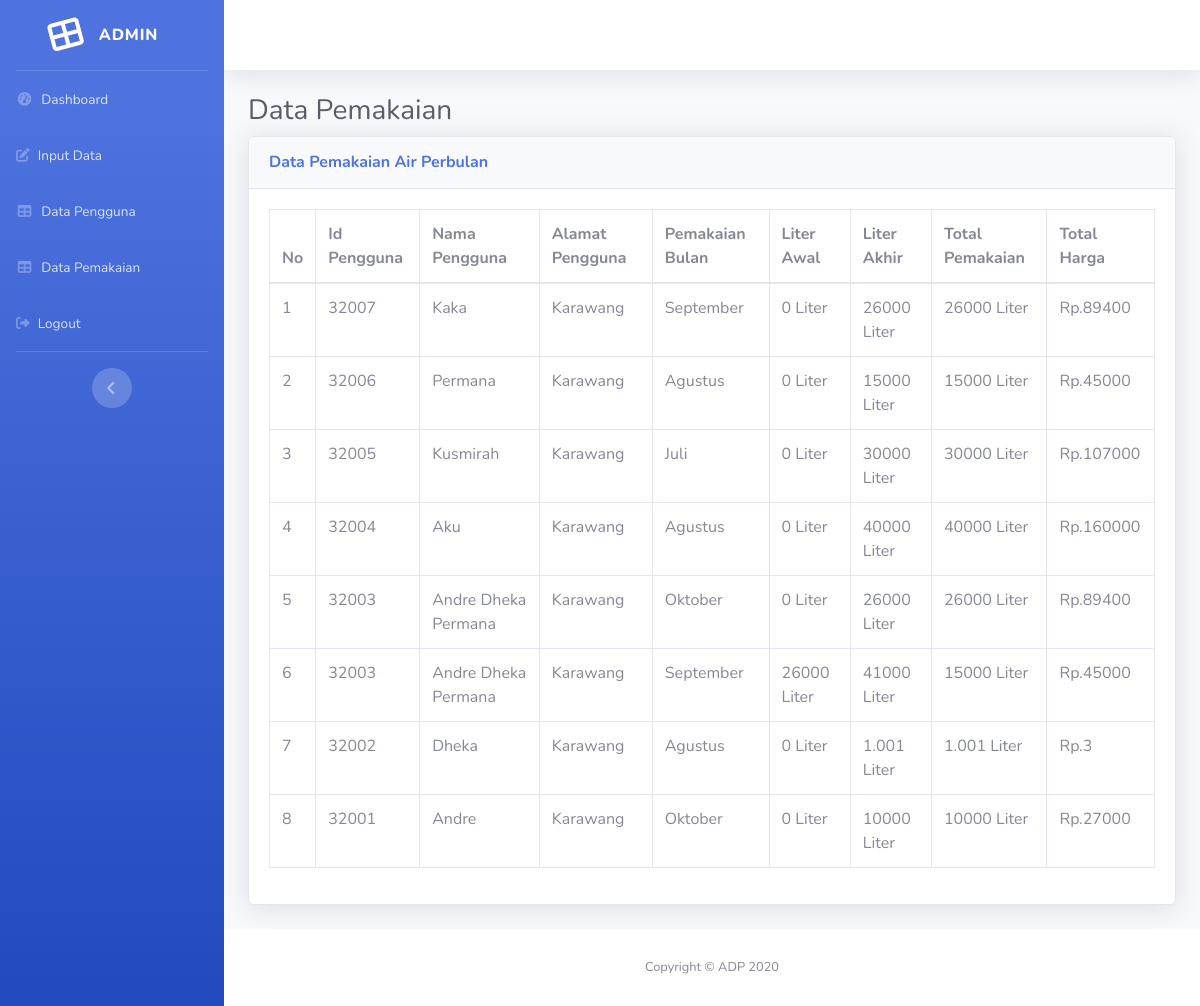
/ProjekTA20/tabel_pemakaian.php, run on the app's committed database.
### tables this page shows
CREATE TABLE `data_pemakaian` (
  `no` int(255) NOT NULL,
  `id` int(255) NOT NULL,
  `nama` varchar(255) NOT NULL,
  `alamat` varchar(255) NOT NULL,
  `bulan` varchar(255) NOT NULL,
  `liter_awal` float NOT NULL,
  `liter_akhir` float NOT NULL,
  `liter` float NOT NULL,
  `total_harga` int(255) NOT NULL
);

### ProjekTA20/tabel_pemakaian.php (the view, shortened to what this page needs)
<?php
include ("koneksi.php");
?>
<!DOCTYPE html>
<html lang="en">
<head>
  <link href="vendor/fontawesome-free/css/all.min.css" rel="stylesheet" type="text/css">
  <link href="css/sb-admin-2.min.css" rel="stylesheet">
  <link href="vendor/datatables/dataTables.bootstrap4.min.css" rel="stylesheet">
</head>
<body id="page-top">
  <div id="wrapper">
    <ul class="navbar-nav bg-gradient-primary sidebar sidebar-dark accordion" id="accordionSidebar">
     <a class="sidebar-brand d-flex align-items-center justify-content-center" href="home.php">
        <div class="sidebar-brand-icon rotate-n-15">
          <i class="fas fa-th-large"></i>
        </div>
        <div class="sidebar-brand-text mx-3">ADMIN<sup></sup></div>
      </a>
      <hr class="sidebar-divider my-0">
      <li class="nav-item">
        <a class="nav-link" href="home.php">
          <i class="fas fa-fw fa-tachometer-alt"></i>
          <span>Dashboard</span></a>
      </li>
      <li class="nav-item">
        <a class="nav-link" href="input_data.php">
          <i class="fas fa-edit"></i>
          <span>Input Data</span></a>
      </li>
      <li class="nav-item">
        <a class="nav-link" href="tabel_pengguna.php">
          <i class="fas fa-fw fa-table"></i>
          <span>Data Pengguna</span></a>
      </li>
      <li class="nav-item">
        <a class="nav-link" href="tabel_pemakaian.php">
          <i class="fas fa-fw fa-table"></i>
          <span>Data Pemakaian</span></a>
      </li>
      <li class="nav-item">
        <a class="nav-link" href="index.php">
          <i class="fas fa-sign-out-alt"></i>
          <span>Logout</span></a>
      </li>
      <hr class="sidebar-divider d-none d-md-block">
      <div class="text-center d-none d-md-inline">
        <button class="rounded-circle border-0" id="sidebarToggle"></button>
      </div>
    </ul>
    <div id="content-wrapper" class="d-flex flex-column">
      <div id="content">
        <nav class="navbar navbar-expand navbar-light bg-white topbar mb-4 static-top shadow">
        </nav>
        <div class="container-fluid">
          <h1 class="h3 mb-2 text-gray-800">Data Pemakaian</h1>
          <div class="card shadow mb-4">
            <div class="card-header py-3">
              <h6 class="m-0 font-weight-bold text-primary">Data Pemakaian Air Perbulan</h6>
            </div>
            <div class="card-body">
              <div class="table-responsive">
                <table class="table table-bordered" id="dataTable" width="100%" cellspacing="0">
      <thead>
       <tr>
           <th>No</th>
           <th>Id Pengguna</th>
           <th>Nama Pengguna</th>
           <th>Alamat Pengguna</th>
           <th>Pemakaian Bulan</th>
           <th>Liter Awal</th>
           <th>Liter Akhir</th>
           <th>Total Pemakaian</th>
           <th>Total Harga</th>
       </tr>
       </thead>
       <tbody>
<?php
      $ambildata=mysqli_query($koneksi, "SELECT * FROM data_pemakaian ORDER BY id DESC");
      $no_urut=0;
      while($row=mysqli_fetch_array($ambildata)){
      $no_urut++;
?>
       <tr>
           <td><?php echo $no_urut ?></td>
           <td><?php echo $row['id'];?></td>
           <td><?php echo $row['nama'];?></td>
           <td><?php echo $row['alamat'];?></td>
           <td><?php echo $row['bulan'];?></td>
           <td><?php echo $row['liter_awal'];?> Liter</td>
           <td><?php echo $row['liter_akhir'];?> Liter</td>
           <td><?php echo $row['liter'];?> Liter</td>
           <td>Rp.<?php echo $row['total_harga'];?></td>
       </tr>
<?php
}
?>
                  </tbody>
                </table>
              </div>
            </div>
          </div>
        </div>
      </div>
      <footer class="sticky-footer bg-white">
        <div class="container my-auto">
          <div class="copyright text-center my-auto">
            <span>Copyright &copy; ADP 2020</span>
          </div>
        </div>
      </footer>
    </div>
  </div>
</body>
</html>

### data on the page
data_pemakaian: id "32007", nama "Kaka", alamat "Karawang", bulan "September", liter_awal "0", liter_akhir "26000", liter "26000", total_harga "89400"
data_pemakaian: id "32006", nama "Permana", alamat "Karawang", bulan "Agustus", liter_awal "0", liter_akhir "15000", liter "15000", total_harga "45000"
data_pemakaian: id "32005", nama "Kusmirah", alamat "Karawang", bulan "Juli", liter_awal "0", liter_akhir "30000", liter "30000", total_harga "107000"
data_pemakaian: id "32004", nama "Aku", alamat "Karawang", bulan "Agustus", liter_awal "0", liter_akhir "40000", liter "40000", total_harga "160000"
data_pemakaian: id "32003", nama "Andre Dheka Permana", alamat "Karawang", bulan "Oktober", liter_awal "0", liter_akhir "26000", liter "26000", total_harga "89400"
data_pemakaian: id "32003", nama "Andre Dheka Permana", alamat "Karawang", bulan "September", liter_awal "26000", liter_akhir "41000", liter "15000", total_harga "45000"
data_pemakaian: id "32002", nama "Dheka", alamat "Karawang", bulan "Agustus", liter_awal "0", liter_akhir "1.001", liter "1.001", total_harga "3"
data_pemakaian: id "32001", nama "Andre", alamat "Karawang", bulan "Oktober", liter_awal "0", liter_akhir "10000", liter "10000", total_harga "27000"
